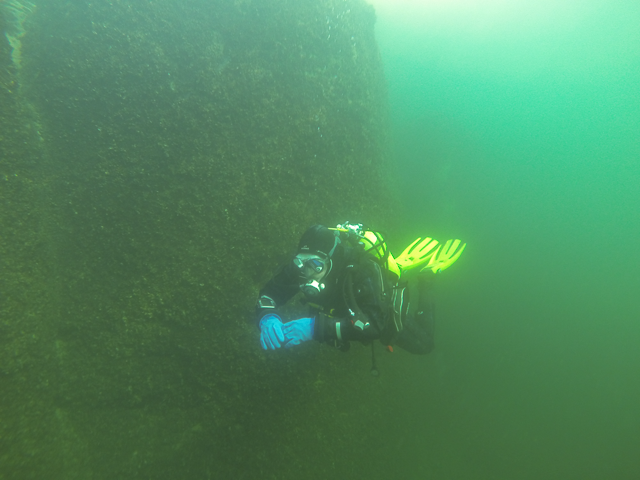
#> input picture input/1.png, 640 x 480 px, given in place of the camera
$ python camera.py
#> lines starting #> are read from the running program, lines starting #| are printed output that depends on the picture
import cv2
import numpy as np

def white_balance(img):
    wb = cv2.xphoto.createSimpleWB()
    return wb.balanceWhite(img)

def luminance(img):
    out_channels = []
    clahe=cv2.createCLAHE(clipLimit=1.0,tileGridSize=(8,8))
    imgYCC = cv2.cvtColor(img, cv2.COLOR_BGR2YCR_CB)
    y,cr,cb = cv2.split(imgYCC)
    Yclahe = clahe.apply(y)
    out_channels.append(Yclahe)
    out_channels.append(cr)
    out_channels.append(cb)
    img= cv2.merge(out_channels)
    return cv2.cvtColor(img, cv2.COLOR_YCR_CB2BGR)

def path_two(img):
    out_channels = []
    clahe=cv2.createCLAHE(clipLimit=1.2,tileGridSize=(8,8))
    for channel in cv2.split(img):
        clahe_channel = clahe.apply(channel)
        out_channels.append(clahe_channel)
    img = luminance(cv2.merge(out_channels))
    return white_balance(img)

def path_one(img, p=1):
    out_channels = []
    limits = (
        img.shape[0] * img.shape[1] * p / 200.0,
        img.shape[0] * img.shape[1] * (1 - p / 200.0)
    )
    for channel in cv2.split(img):
        histogram = np.cumsum(cv2.calcHist([channel], [0], None, [256], (0,256)))
        low_limit, high_limit = np.searchsorted(histogram, limits)
        lut = np.concatenate((
            np.zeros(low_limit),
            np.around(np.linspace(0, 255, high_limit - low_limit + 1)),
            255 * np.ones(255 - high_limit)
        ))
        out_channels.append(cv2.LUT(channel, lut.astype('uint8')))
    return cv2.merge(out_channels)

if __name__ == '__main__':

    #select camera
    cap=cv2.VideoCapture(1)

    fourcc = cv2.VideoWriter_fourcc(*'XVID')
    frame_width=640
    frame_height=480

    #output path
    save = cv2.VideoWriter('output/output.mov',fourcc, 40.0, (frame_width,frame_height))

    while(cap.isOpened()):
        ret, frame=cap.read()
#> frame is the input picture: shape (480, 640, 3); mean B, G, R 98, 138.2, 81.1
        if(ret== True):
            frame=cv2.resize(frame, (frame_width, frame_height))
            img_p1 = path_one(frame, 1)
#> the loop in path_one, `for channel in cv2.split(img):` made 3 passes
#> (low_limit, high_limit) on passes 1 to 3: (50, 218), (83, 253), (55, 209)
#> after the loop in path_one, `for channel in cv2.split(img):`: out_channels = 3 items
            img_p2 = path_two(frame)
#> the loop in path_two, `for channel in cv2.split(img):` made 3 passes
#> pass 1, in path_two, `clahe_channel = clahe.apply(channel)`:
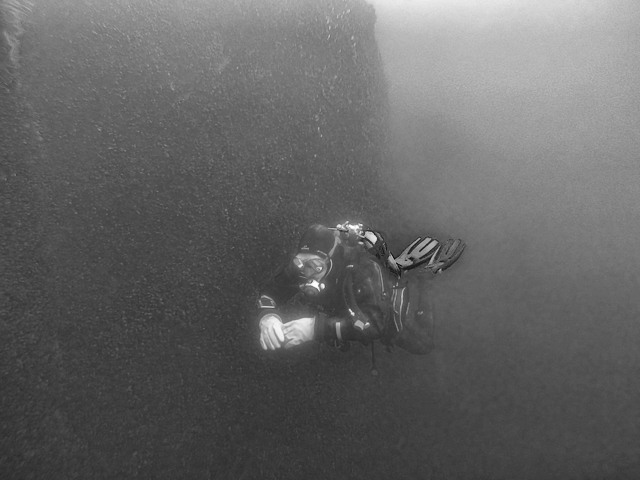
#> clahe_channel: shape (480, 640); min 3, max 255, mean 100.1
#> pass 3, in path_two, `clahe_channel = clahe.apply(channel)`:
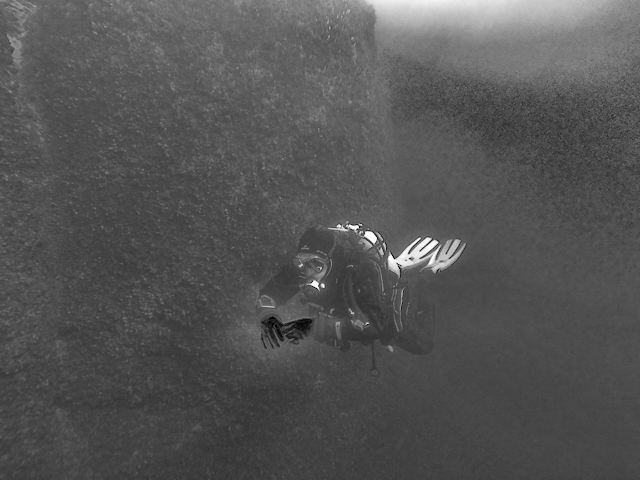
#> clahe_channel: shape (480, 640); min 1, max 255, mean 84.4
#> in luminance, `imgYCC = cv2.cvtColor(img, cv2.COLOR_BGR2YCR_CB)`: imgYCC: shape (480, 640, 3); mean of channels 0, 1, 2 115.6, 105.8, 119.2
#> in luminance, `y,cr,cb = cv2.split(imgYCC)`:
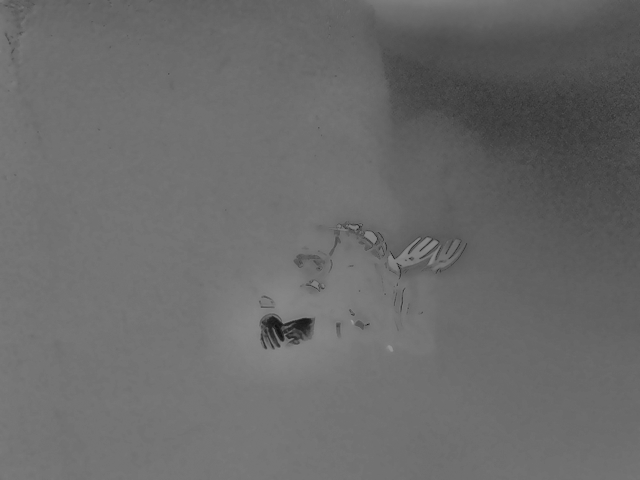
#> cr: shape (480, 640); min 15, max 157, mean 105.8
#> in luminance, `y,cr,cb = cv2.split(imgYCC)`:
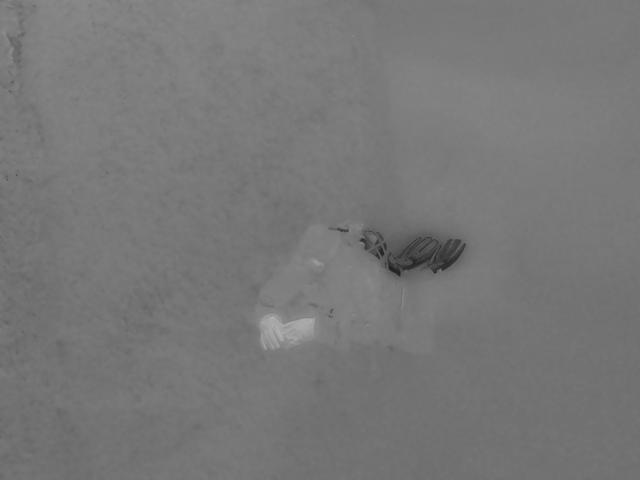
#> cb: shape (480, 640); min 31, max 175, mean 119.2
#> in luminance, `Yclahe = clahe.apply(y)`:
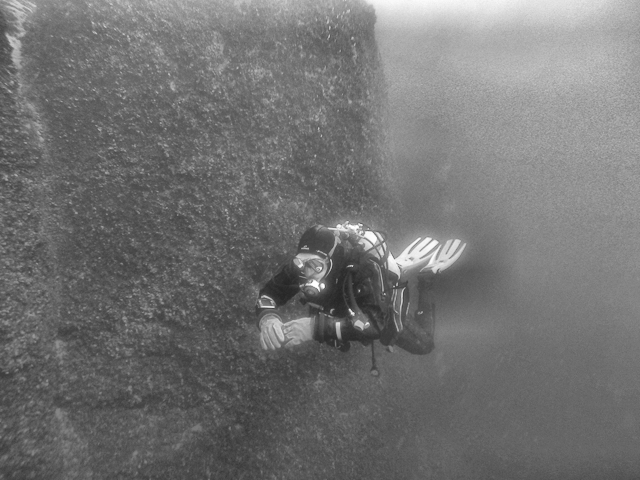
#> Yclahe: shape (480, 640); min 38, max 255, mean 114.6
#> in luminance, `img= cv2.merge(out_channels)`: img: shape (480, 640, 3); mean of channels 0, 1, 2 114.6, 105.8, 119.2
#> in white_balance, `return wb.balanceWhite(img)`:
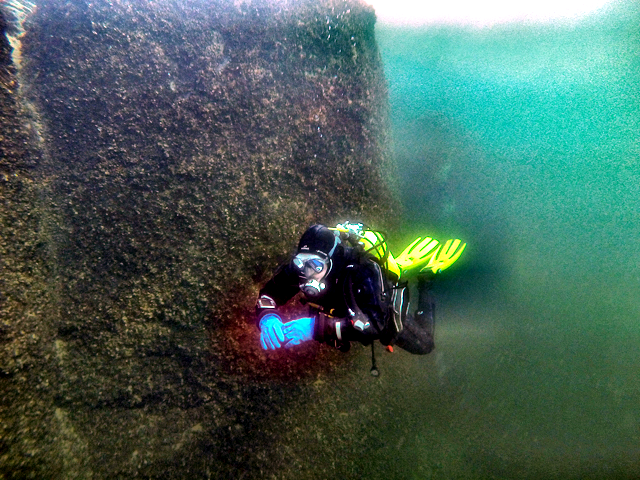
#> returned value: shape (480, 640, 3); mean of channels 0, 1, 2 86.8, 95.9, 69.8; drawn as B, G, R
            out=cv2.addWeighted(img_p2, 0.35, img_p1, 0.65, 0, dst=None, dtype=None)
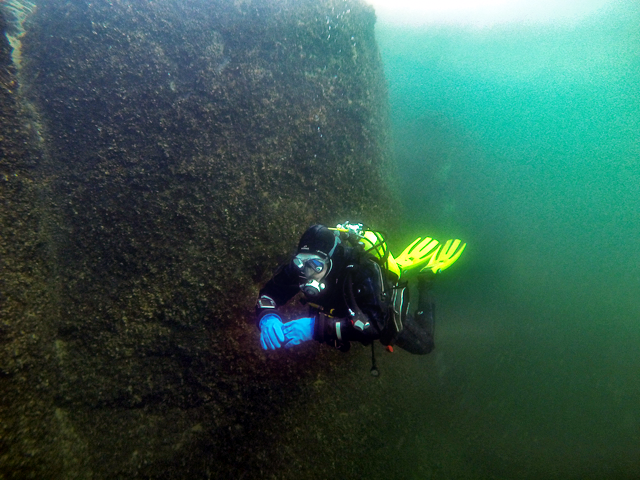
#> out: shape (480, 640, 3); mean B, G, R 77.7, 87.4, 52.6
            cv2.imshow("original",frame)
            cv2.imshow("enhance", out)
            save.write(out)
            key=cv2.waitKey(1)
#> (key Esc is pressed here)
            if key==27:
                break
        else:
            break
    cap.release()
    save.release()
    cv2.destroyAllWindows()

$ run again, on input/2.png
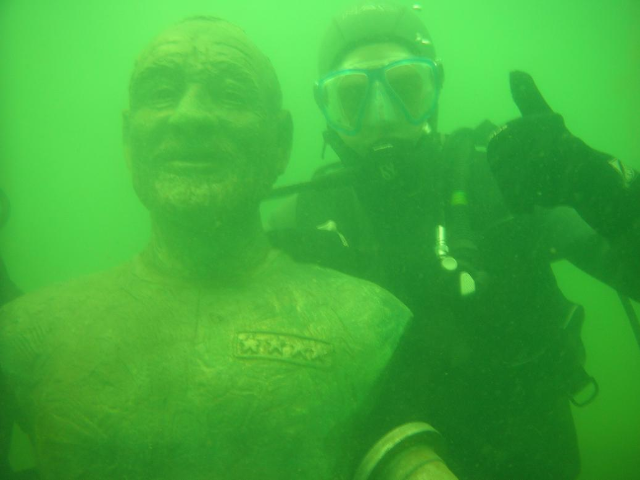
#> input picture input/2.png, 640 x 480 px, given in place of the camera
#> frame is the input picture: shape (480, 640, 3); mean B, G, R 56.9, 172.2, 64.8
#> the loop in path_one, `for channel in cv2.split(img):` made 3 passes
#> (low_limit, high_limit) on passes 1 to 3: (20, 110), (99, 246), (20, 125)
#> after the loop in path_one, `for channel in cv2.split(img):`: out_channels = 3 items
#> the loop in path_two, `for channel in cv2.split(img):` made 3 passes
#> imgYCC: shape (480, 640, 3); mean of channels 0, 1, 2 126.1, 91.7, 94.3
#> in luminance, `Yclahe = clahe.apply(y)`:
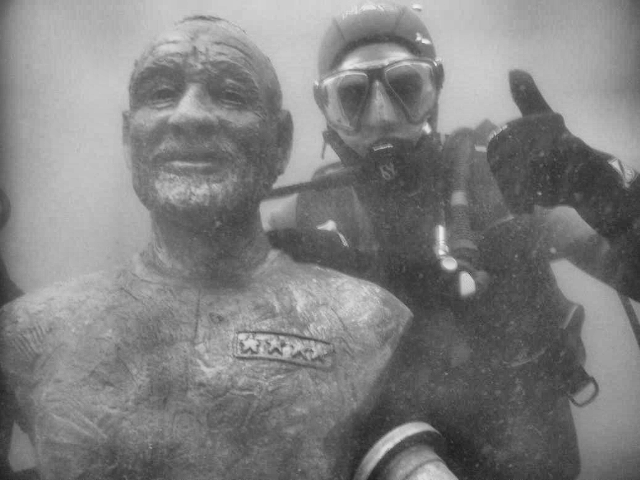
#> Yclahe: shape (480, 640); min 32, max 239, mean 127.9
#> `out=cv2.addWeighted(img_p2, 0.35, img_p1, 0.65, 0, dst=None, dtype=None)`:
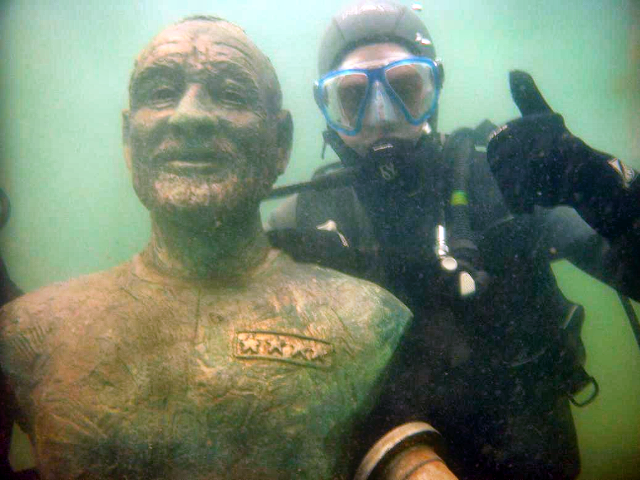
#> out: shape (480, 640, 3); mean B, G, R 104.5, 125.8, 111.1

$ run again, on input/3.png
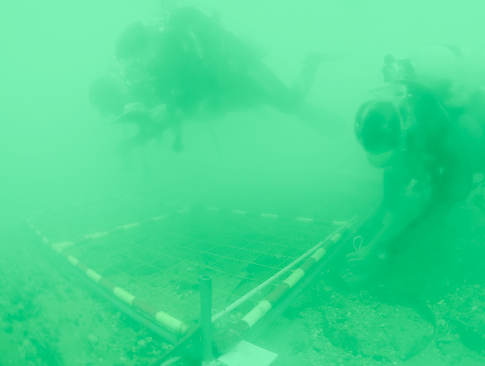
#> input picture input/3.png, 485 x 366 px, given in place of the camera
#> frame is the input picture: shape (366, 485, 3); mean B, G, R 146.7, 216.7, 68.4
#> frame: shape (480, 640, 3)
#> the loop in path_one, `for channel in cv2.split(img):` made 3 passes
#> (low_limit, high_limit) on passes 1 to 3: (101, 181), (175, 241), (0, 124)
#> after the loop in path_one, `for channel in cv2.split(img):`: out_channels = 3 items
#> the loop in path_two, `for channel in cv2.split(img):` made 3 passes
#> imgYCC: shape (480, 640, 3); mean of channels 0, 1, 2 164.8, 70.6, 117.6
#> in luminance, `Yclahe = clahe.apply(y)`:
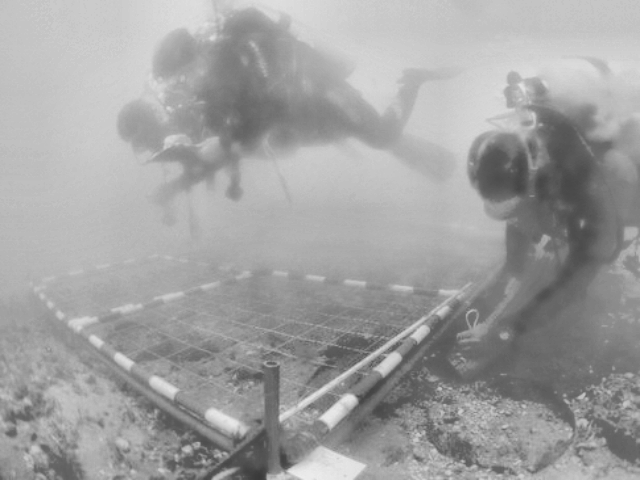
#> Yclahe: shape (480, 640); min 57, max 237, mean 160.8
#> `out=cv2.addWeighted(img_p2, 0.35, img_p1, 0.65, 0, dst=None, dtype=None)`:
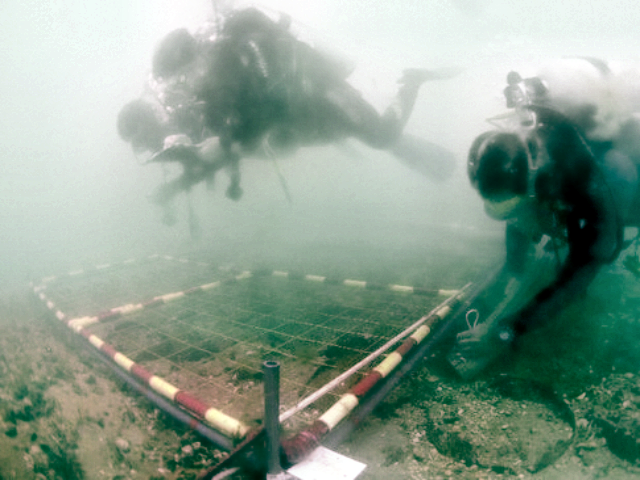
#> out: shape (480, 640, 3); mean B, G, R 144.2, 158.5, 137.8

$ run again, on input/4.png
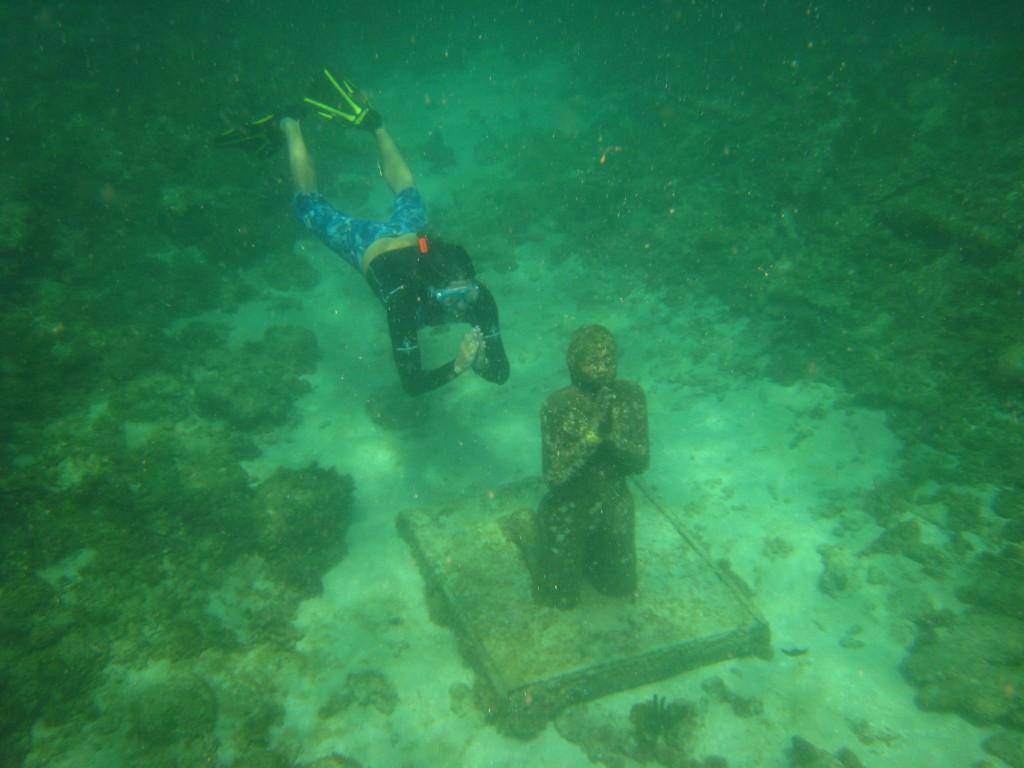
#> input picture input/4.png, 1024 x 768 px, given in place of the camera
#> frame is the input picture: shape (768, 1024, 3); mean B, G, R 78.9, 129.1, 44.7
#> frame: shape (480, 640, 3)
#> the loop in path_one, `for channel in cv2.split(img):` made 3 passes
#> (low_limit, high_limit) on passes 1 to 3: (38, 142), (72, 212), (13, 107)
#> after the loop in path_one, `for channel in cv2.split(img):`: out_channels = 3 items
#> the loop in path_two, `for channel in cv2.split(img):` made 3 passes
#> imgYCC: shape (480, 640, 3); mean of channels 0, 1, 2 101.7, 96.9, 120
#> `out=cv2.addWeighted(img_p2, 0.35, img_p1, 0.65, 0, dst=None, dtype=None)`:
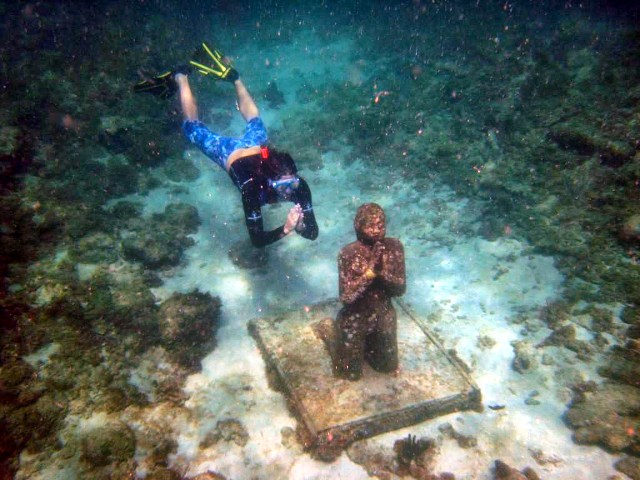
#> out: shape (480, 640, 3); mean B, G, R 99.4, 103.9, 86.7
